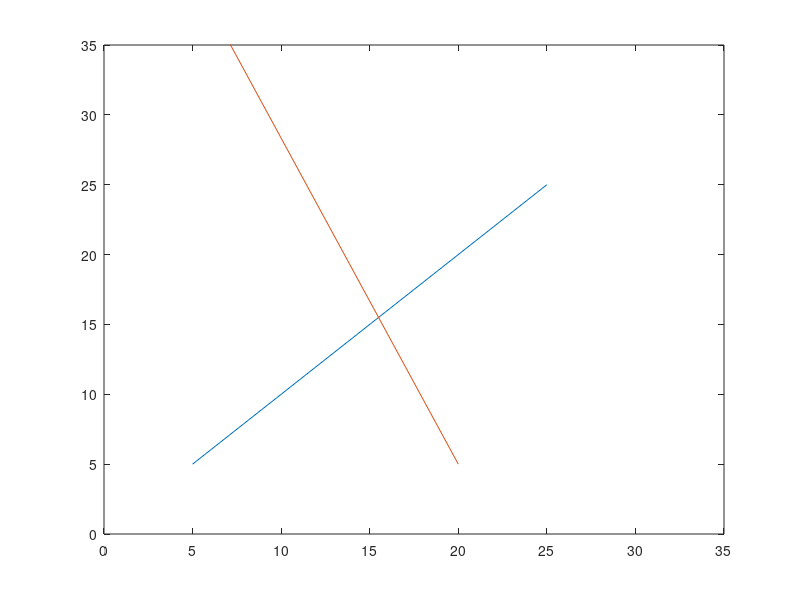

MATLAB code for this plot: (Note: this script raises an error after producing the figure.)
clc;clear all;close all;
a1=[5,5;25,25]; a2=[5,40;20,5];
r=4.5;

plot(a1(:,1),a1(:,2));
hold on;plot(a2(:,1),a2(:,2));
xlim([0,35]);ylim([0,35]);

x_0=a1(1,1);y_0=a1(1,2);
x_1=a2(1,1);y_1=a2(1,2);
x_2=a2(2,1);y_2=a2(2,2);

v=(a1(2,:)-a1(1,:));
v=v/norm(v);
v_x=v(1);v_y=v(2);

d_x=x_2-x_1;d_y=y_2-y_1;
D2=d_x^2+d_y^2;
C=4*r^2*D2-(d_x*y_1-d_y*x_1)^2;

a=(d_x*v_y-d_y*v_x)^2;
b=2*(d_x^2*y_0*v_y-d_x^2*y_1*v_y+d_y^2*x_0*v_x-d_y^2*x_1*v_x+d_x*d_y*y_1*v_x+d_x*d_y*x_1*v_y-d_x*d_y*y_0*v_x-d_x*d_y*x_0*v_y);
c=-(C - (d_x*y_0 - d_y*x_0)^2 + 2*d_x^2*y_1*y_0  + 2*d_y^2*x_1*x_0 - 2*d_x*d_y*y_1*x_0 - 2*d_x*d_y*x_1*y_0 );
delta=b^2-4*a*c
t1=(-b+sqrt(delta))/(2*a)
t2=(-b-sqrt(delta))/(2*a)

t=0:0.1:20;

xa=x_0+v_x*t2;
ya=y_0+v_y*t2;
circle(xa,ya,r,[0,0,1])
t=0:0.1:norm(a2(2,:)-a2(1,:));
a2x=linspace(a2(1,1),a2(2,1),length(t));
a2y=linspace(a2(1,2),a2(2,2),length(t));
plots=[];
for i=1:length(t)
    delete(plots);
    plots=[];
    plots=[circle(a2x(i),a2y(i),r,[0,1,0])];
    drawnow;
end
%d_der=d_x^2*(y_0^2+v_y^2*t.^2+2*y_0*v_y*t) ...
%    -2*d_x^2*y_1*(y_0+v_y*t) ...
%    + d_y^2*(x_0^2+v_x^2*t.^2+2*x_0*v_x*t) ...
%    -2*d_y^2*x_1*(x_0+v_x*t) ...
%     + 2 * d_x*d_y*y_1*(x_0+v_x*t) ...
%     + 2 * d_x*d_y*x_1*(y_0+v_y*t) ...
%     - 2 * d_x*d_y*(y_0+v_y*t).*(x_0+v_x*t) ...
%    -C;

d_der=(d_x*v_y - d_y*v_x)^2*t.^2 ...
     + 2*(d_x^2*y_0*v_y - d_x^2*y_1*v_y + d_y^2*x_0*v_x - d_y^2*x_1*v_x ...
     + d_x*d_y*y_1*v_x + d_x*d_y*x_1*v_y - d_x*d_y*y_0*v_x - d_x*d_y*x_0*v_y)*t ...
    -(C - (d_x*y_0 - d_y*x_0)^2 ...
    + 2*d_x^2*y_1*y_0  + 2*d_y^2*x_1*x_0 - 2*d_x*d_y*y_1*x_0 ...
    - 2*d_x*d_y*x_1*y_0 );

d_ori=(d_x*(y_1-ya)-(x_1-xa)*d_y).^2-4*r^2*D2;
figure
hold on;
plot(t,d_ori)
plot(t,d_der)
legend("ori","der")


function out = circle(x0,y0,radius,color)
pos = [[x0,y0]-radius 2*radius 2*radius];
out = rectangle('Position',pos,'Curvature',[1 1], 'FaceColor', color, 'Edgecolor','none');
end